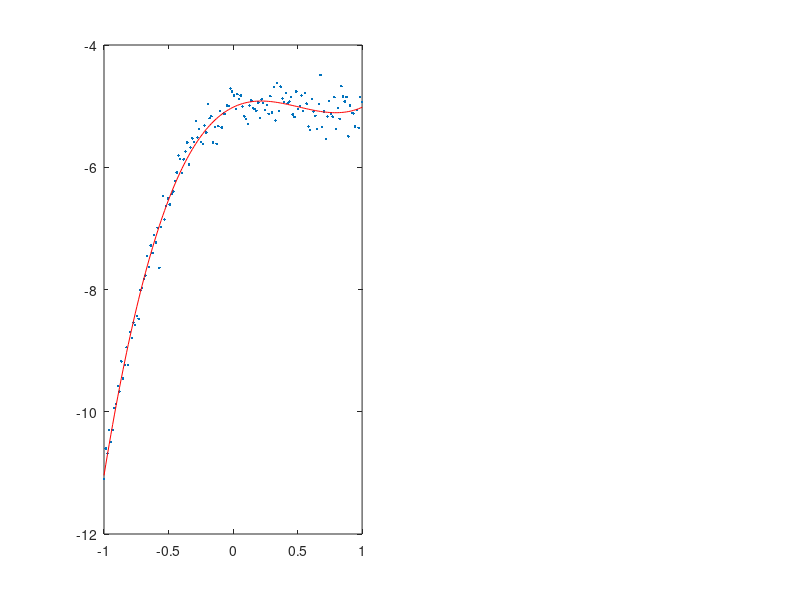

Write the MATLAB code that produced this figure. (Note: this script raises an error after producing the figure.)
clc;
x = linspace(-1, 1, 150);
y = 2 * x.^3 - 3 * x.^2 + x - 5;
y = y + normrnd(0, 0.2, 1, 150);

c0 = polyfit(x, y, 3);
y0 = polyval(c0, x);

subplot(1, 2, 1);
plot(x, y, '.', x, y0, '-r');
disp(c0);

% myPolyFit
c1 = myPolyFit(x, y, 3);
y1 = polyval(c1, x);

subplot(1, 2, 2);
plot(x, y, '.', x, y1, '-r');
disp(c1);